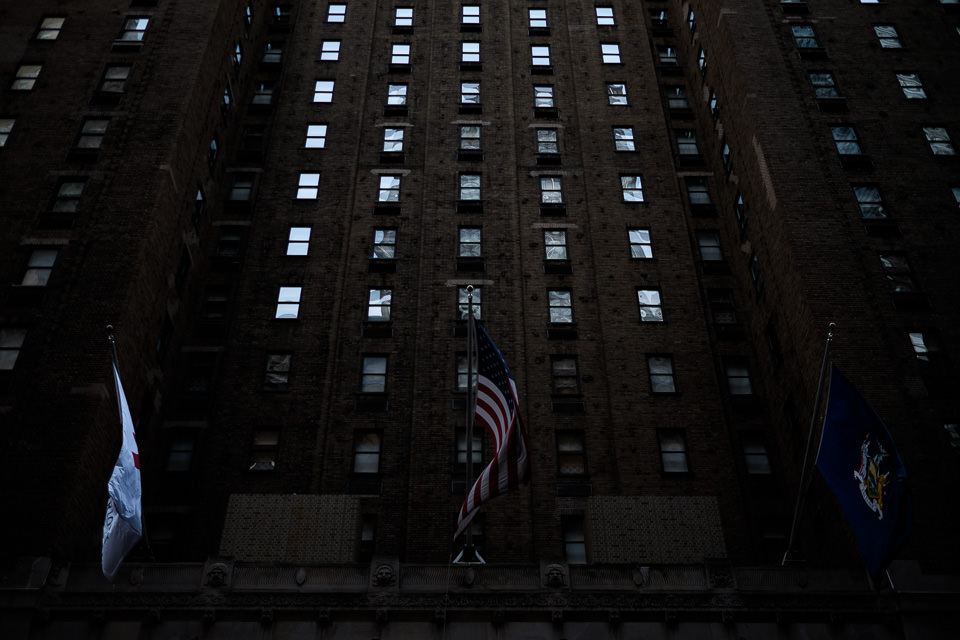
#> input picture ImageProcessing/Underexposed.jpg, 960 x 640 px, found by its file name
$ jupyter execute Image_Processing_HW1.ipynb
#> lines starting #> are read from the running program, lines starting #| are printed output that depends on the picture
# 1. Compute histogram for a color image

[cell 1]
import cv2
import numpy as np
import math as Math
from matplotlib import pyplot as plt
from IPython.display import Image
import argparse


color_img1 = cv2.imread('imgs/underexposed.jpg', cv2.IMREAD_COLOR)
#> color_img1 is the input picture: shape (640, 960, 3); mean B, G, R 18, 17.9, 18.6

### Check my  (underexposed img) histogram against predefined histogram

[cell 2]
# [4 lines of commented-out code are left out]

### My histogram for full image(underexposed)

[cell 3]
def manualHist(color_img1):
    row = color_img1.shape
#> row = (640, 960, 3)
    col = color_img1.shape #
#> col = (640, 960, 3)
    y = np.zeros((256), np.uint64)
#     r = range(0,row)
    for i in range(row[0]):
        for j in range(col[0]):
            y[color_img1[i,j]] += 1
    x = np.arange(0,256)
    plt.bar(x,y,color="blue",align="center")
#> (this line was passed over: IPython is not available in this run)
    plt.ylabel('Intensity')
#> (this line was passed over: IPython is not available in this run)
    plt.xlabel('Bits')
#> (this line was passed over: IPython is not available in this run)
    plt.show()
#     print(row)
#     print(col)
    return [x,y]
manualHist(color_img1)
print()

## Split Underexposed image & plot Histograms

[cell 4]
b,g,r = cv2.split(color_img1)
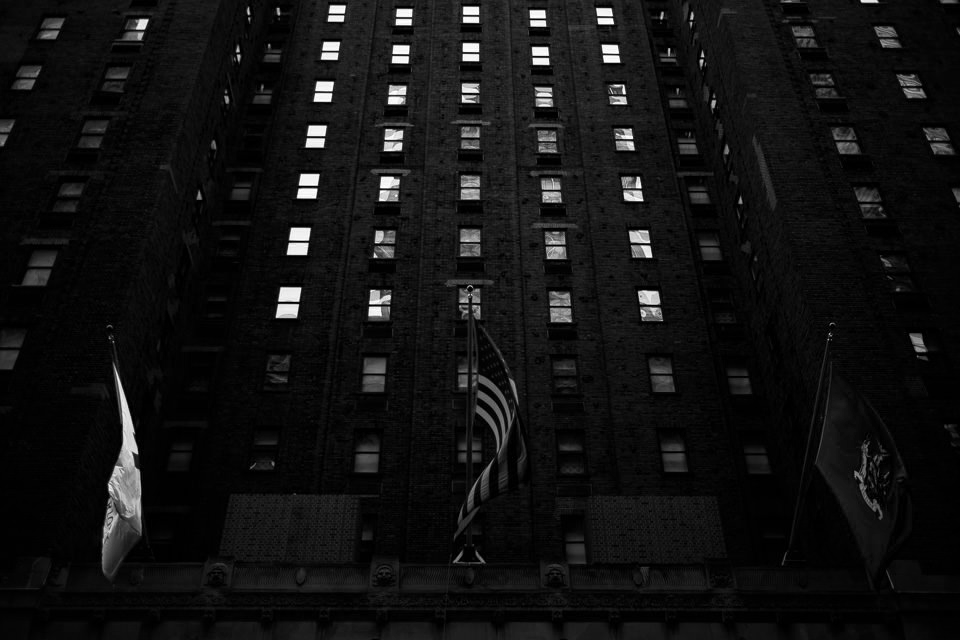
#> b: shape (640, 960); min 0, max 255, mean 18
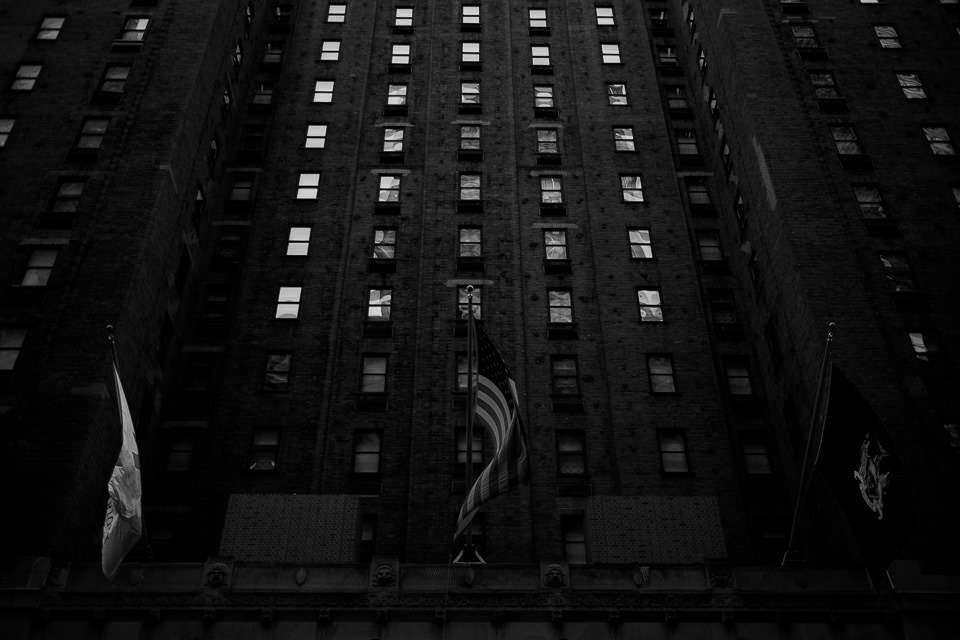
#> r: shape (640, 960); min 0, max 242, mean 18.6
print('\t \bRed Histogram for Underexposed Img')
manualHist(r)
print()

[cell 5]
print('\t \bGreen Histogram for Underexposed Img')
manualHist(g)
